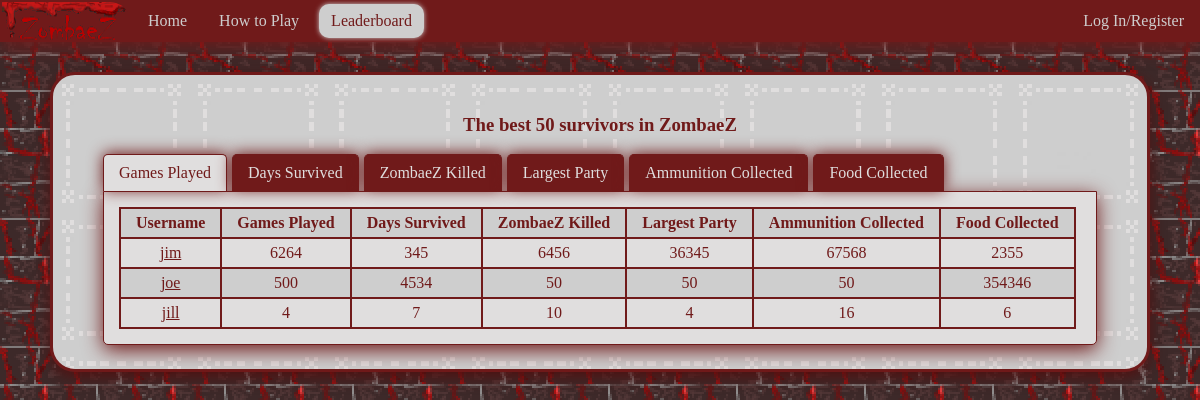
The app's page /zombaez/leaderboards/ with its own data.
### zombaez/models.py (models this page shows, shortened)
class User(models.Model):
    username = models.CharField(max_length=128, unique=True)
    user = models.OneToOneField(DjangoUser, on_delete=models.CASCADE, default=1)
    zombies_killed = models.IntegerField(default=0)
    total_games_played = models.IntegerField(default=0)
    total_ammo_collected = models.IntegerField(default=0)
    largest_party_size = models.IntegerField(default=0)
    total_food_collected = models.IntegerField(default=0)
    total_days_survived = models.IntegerField(default=0)
    avatar = models.ImageField(upload_to='profile_images', default = "profile_images/zombae.jpg")

### zombaez/views.py (the view)
def leaderboards(request):
    context_dict = {"total_games_played":User.objects.order_by("-total_games_played")[:10]}
    context_dict["total_ammo_collected"] = User.objects.order_by("-total_ammo_collected")[:10]
    context_dict["total_food_collected"] = User.objects.order_by("-total_food_collected")[:10]
    context_dict["total_days_survived"] = User.objects.order_by("-total_days_survived")[:10]
    context_dict["largest_party_size"] = User.objects.order_by("-largest_party_size")[:10]
    context_dict["zombies_killed"] = User.objects.order_by("-zombies_killed")[:10]
    return render(request, 'zombaez/leaderboards.html', context_dict)

### templates/zombaez/leaderboards.html (shortened to what this page needs)
{% extends 'zombaez/base.html' %}
{% load staticfiles %}
{% block head_block %}
	<link rel="stylesheet" href="{% static "styles/leaderboards.css"%}" type="text/css" />
{% endblock %}
{% block body_block %}
<h3>The best 50 survivors in ZombaeZ</h3>
<div class="tabs">
    <ul class="tab-links">
        <li class="active"><a href="#tab1">Games Played</a></li>
        <li><a href="#tab2">Days Survived</a></li>
        <li><a href="#tab3">ZombaeZ Killed</a></li>
        <li><a href="#tab4">Largest Party</a></li>
		<li><a href="#tab5">Ammunition Collected</a></li>
		<li><a href="#tab6">Food Collected</a></li>
    </ul>
    <div class="tab-content">
        <div id="tab1" class="tab active">
            <table>
			<tr>
				<th>Username</th>
				<th>Games Played</th>
				<th>Days Survived</th>
				<th>ZombaeZ Killed</th>
				<th>Largest Party</th>
				<th>Ammunition Collected</th>
				<th>Food Collected</th>
			</tr>
			{% for player in total_games_played %}
			<tr>
				<td><a href="/zombaez/view_profile/{{player.username}}">{{player.username}}</a></td>
				<td>{{player.total_games_played}}</td>
				<td>{{player.total_days_survived}}</td>
				<td>{{player.zombies_killed}}</td>
				<td>{{player.largest_party_size}}</td>
				<td>{{player.total_ammo_collected}}</td>
				<td>{{player.total_food_collected}}</td>
			</tr>
			{% endfor %}
			</table>
        </div>
    </div>
</div>
{% endblock %}

### templates/zombaez/base.html (shortened to what this page needs)
{% load staticfiles %}
<!DOCTYPE html>
<html>
	<head>
		<link rel="stylesheet" href="{% static "styles/base.css"%}" type="text/css" />
		{% block head_block %}{% endblock %}
	</head>
	<body>
			<ul id="nav_bar">
				<li id="logoItem" ><img class="logo" src="{% static "images/zombaez.png" %}" alt="ZombaeZ logo"/>
				<li><a id="nav1" href="{% url 'home' %}">Home</a></li>
				<li><a id="nav2" href="{% url 'how_to_play' %}">How to Play</a></li>
				<li><a id="nav3" href="{% url 'leaderboards' %}">Leaderboard</a></li>
				{% if user.is_authenticated %}
				<li><a id="nav4" href="{% url 'play' %}">Play ZombaeZ</a></li>
				<li class="right drop_down"><a>{{user.username}}</a>
					<div id="drop_down_content">
						<a href="{% url 'user_profile' %}">User Profile</a>
						<a href="{% url 'auth_password_change' %}">Change Password</a>
						<a href="{% url 'auth_logout' %}?next=/zombaez/">Logout</a>
					</div>
				</li>
				{% else %}
				<li class="right"><a href="{% url 'auth_login' %}?next={{ request.get_full_path|urlencode }}">Log In/Register</a><li>
				{% endif %}
			</ul>
		<div id="content">
            {% block body_block %}{% endblock %}
        </div>
	</body>
</html>

### static/styles/base.css (style rules this page uses)
body { margin:0; padding:0; background-image: url("../images/background.png"); min-width:1052px; }
#nav_bar { list-style-type: none; height: 42px; margin:0; padding:0; background-color: #701A1A; box-shadow: 0px 5px 20px #701A1A; }
#logoItem { margin:0; padding:0; border-top-right-radius:20px; overflow:hidden; }
.logo { width:128px; height:42px; }
#nav_bar li { margin:2px; height: 38px; float: left; color: #878484; }
#nav_bar li a { margin:2px; display: block; padding: 8px 12px; color:#CECECE; }
#nav_bar li a:link { text-decoration: none; }
#nav_bar a.active { background-color: #CECECE; color: #701A1A; border-radius:10px; box-shadow: 0px 0px 5px #CECECE; }
#nav_bar li.right { float: right; }
#content { background-image: url("../images/content_background.png"); image-rendering: pixelated; background-size: 12.5%; position:relative; top: 10px; margin:20px 50px; padding:20px 50px; border-style:solid; border-radius: 25px; border-color: #701A1A; box-shadow: 0px 5px 15px #521111; color: #701A1A; text-align:center; }

### static/styles/leaderboards.css (style rules this page uses)
table, tr, td, th { text-align:center; padding:5px 15px; border-style:solid; border-width:2px; border-color: #701A1A; border-collapse: collapse; }
tr:nth-child(even) { background-color: #E0DEDE; }
tr:nth-child(odd) { background-color: #CECECE; }
td a { padding: 2px; color: #701A1A; }
.tabs { width:100%; display:inline-block; }
.tab-links:after { display:block; clear:both; content:''; }
.tab-links li { margin:0px 5px 0px 0px; float:left; list-style:none; }
.tab-links { margin:0; padding:0; }
.tab-links a { padding:9px 15px; display:inline-block; border-style:solid; border-top-width:1px; border-bottom-width:0px; border-right-width:1px; border-left-width:1px; border-top-right-radius:5px; border-top-left-radius:5px; border-color:#701A1A; background:#701A1A; color:#E0DEDE; text-decoration:none; box-shadow: 0px -1px 15px #701A1A; transition:all linear 0.15s; }
li.active a, li.active a:hover { background:#E0DEDE; color:#701A1A; }
.tab-content { padding:15px; background:#E0DEDE; border-style:solid; border-width:1px; border-bottom-left-radius:5px; border-bottom-right-radius:5px; border-color:#701A1A; box-shadow: 0px 5px 20px #701A1A }
.tab { display:none; }
.tab.active { display:block; }

### records on screen
User: username "jim", total_games_played "6264", total_days_survived "345", zombies_killed "6456", largest_party_size "36345", total_ammo_collected "67568", total_food_collected "2355"
User: username "joe", total_games_played "500", total_days_survived "4534", zombies_killed "50", largest_party_size "50", total_ammo_collected "50", total_food_collected "354346"
User: username "jill", total_games_played "4", total_days_survived "7", zombies_killed "10", largest_party_size "4", total_ammo_collected "16", total_food_collected "6"
